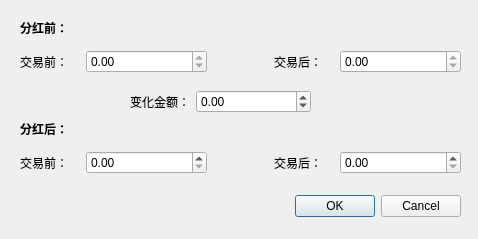
<?xml version="1.0" encoding="UTF-8"?>
<ui version="4.0">
 <class>myDividendsDialog_2</class>
 <widget class="QDialog" name="myDividendsDialog_2">
  <property name="geometry">
   <rect>
    <x>0</x>
    <y>0</y>
    <width>478</width>
    <height>239</height>
   </rect>
  </property>
  <property name="windowTitle">
   <string>Dialog</string>
  </property>
  <widget class="QDialogButtonBox" name="buttonBox">
   <property name="geometry">
    <rect>
     <x>290</x>
     <y>190</y>
     <width>171</width>
     <height>32</height>
    </rect>
   </property>
   <property name="orientation">
    <enum>Qt::Horizontal</enum>
   </property>
   <property name="standardButtons">
    <set>QDialogButtonBox::Cancel|QDialogButtonBox::Ok</set>
   </property>
  </widget>
  <widget class="QWidget" name="verticalLayoutWidget">
   <property name="geometry">
    <rect>
     <x>20</x>
     <y>12</y>
     <width>441</width>
     <height>61</height>
    </rect>
   </property>
   <layout class="QVBoxLayout" name="verticalLayout">
    <item>
     <widget class="QLabel" name="label">
      <property name="font">
       <font>
        <weight>75</weight>
        <bold>true</bold>
       </font>
      </property>
      <property name="text">
       <string>分红前：</string>
      </property>
     </widget>
    </item>
    <item>
     <layout class="QHBoxLayout" name="horizontalLayout" stretch="1,2,1,1,2">
      <item>
       <widget class="QLabel" name="label_2">
        <property name="text">
         <string>交易前：</string>
        </property>
       </widget>
      </item>
      <item>
       <widget class="QDoubleSpinBox" name="originalTotalSpinBox">
        <property name="readOnly">
         <bool>true</bool>
        </property>
       </widget>
      </item>
      <item>
       <spacer name="horizontalSpacer">
        <property name="orientation">
         <enum>Qt::Horizontal</enum>
        </property>
        <property name="sizeHint" stdset="0">
         <size>
          <width>40</width>
          <height>20</height>
         </size>
        </property>
       </spacer>
      </item>
      <item>
       <widget class="QLabel" name="label_3">
        <property name="text">
         <string>交易后：</string>
        </property>
       </widget>
      </item>
      <item>
       <widget class="QDoubleSpinBox" name="originalRemainSpinBox">
        <property name="readOnly">
         <bool>true</bool>
        </property>
       </widget>
      </item>
     </layout>
    </item>
   </layout>
  </widget>
  <widget class="QWidget" name="verticalLayoutWidget_2">
   <property name="geometry">
    <rect>
     <x>20</x>
     <y>113</y>
     <width>441</width>
     <height>61</height>
    </rect>
   </property>
   <layout class="QVBoxLayout" name="verticalLayout_2">
    <item>
     <widget class="QLabel" name="label_4">
      <property name="font">
       <font>
        <weight>75</weight>
        <bold>true</bold>
       </font>
      </property>
      <property name="text">
       <string>分红后：</string>
      </property>
     </widget>
    </item>
    <item>
     <layout class="QHBoxLayout" name="horizontalLayout_2" stretch="1,2,1,1,2">
      <item>
       <widget class="QLabel" name="label_5">
        <property name="text">
         <string>交易前：</string>
        </property>
       </widget>
      </item>
      <item>
       <widget class="QDoubleSpinBox" name="dividentTotalSpinBox"/>
      </item>
      <item>
       <spacer name="horizontalSpacer_2">
        <property name="orientation">
         <enum>Qt::Horizontal</enum>
        </property>
        <property name="sizeHint" stdset="0">
         <size>
          <width>40</width>
          <height>20</height>
         </size>
        </property>
       </spacer>
      </item>
      <item>
       <widget class="QLabel" name="label_6">
        <property name="text">
         <string>交易后：</string>
        </property>
       </widget>
      </item>
      <item>
       <widget class="QDoubleSpinBox" name="dividentRemainSpinBox"/>
      </item>
     </layout>
    </item>
   </layout>
  </widget>
  <widget class="QWidget" name="formLayoutWidget">
   <property name="geometry">
    <rect>
     <x>130</x>
     <y>90</y>
     <width>181</width>
     <height>31</height>
    </rect>
   </property>
   <layout class="QFormLayout" name="formLayout">
    <item row="0" column="0">
     <widget class="QLabel" name="label_7">
      <property name="text">
       <string>变化金额：</string>
      </property>
     </widget>
    </item>
    <item row="0" column="1">
     <widget class="QDoubleSpinBox" name="moneySpinBox">
      <property name="minimum">
       <double>-9999999.000000000000000</double>
      </property>
      <property name="maximum">
       <double>9999999.000000000000000</double>
      </property>
     </widget>
    </item>
   </layout>
  </widget>
 </widget>
 <resources/>
 <connections>
  <connection>
   <sender>buttonBox</sender>
   <signal>accepted()</signal>
   <receiver>myDividendsDialog_2</receiver>
   <slot>accept()</slot>
   <hints>
    <hint type="sourcelabel">
     <x>460</x>
     <y>204</y>
    </hint>
    <hint type="destinationlabel">
     <x>157</x>
     <y>238</y>
    </hint>
   </hints>
  </connection>
  <connection>
   <sender>buttonBox</sender>
   <signal>rejected()</signal>
   <receiver>myDividendsDialog_2</receiver>
   <slot>reject()</slot>
   <hints>
    <hint type="sourcelabel">
     <x>460</x>
     <y>210</y>
    </hint>
    <hint type="destinationlabel">
     <x>286</x>
     <y>238</y>
    </hint>
   </hints>
  </connection>
 </connections>
</ui>
